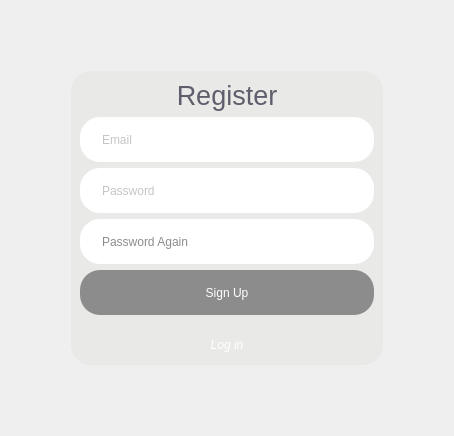
<?xml version="1.0" encoding="UTF-8"?>
<ui version="4.0">
 <class>Form</class>
 <widget class="QWidget" name="Form">
  <property name="geometry">
   <rect>
    <x>0</x>
    <y>0</y>
    <width>454</width>
    <height>429</height>
   </rect>
  </property>
  <property name="windowTitle">
   <string>Form</string>
  </property>
  <property name="styleSheet">
   <string notr="true">QWidget#centralwidget{
	background-color: rgb(39, 44, 54);
}

QFrame#frame{
	margin: 60px;
	border-radius: 20px;
	background-color: rgba(225, 228, 221, 120)
}

QLineEdit{
	min-height: 45px;
	border-radius: 20px;
	background-color: #FFFFFF;
	padding-left: 20px;
	color: rgb(140, 140, 140);
}

QLineEdit:hover{
	border: 2px solid rgb(139, 142, 139);
}

QPushButton#signup_button{
	min-height: 45px;
	border-radius: 20px;
	background-color: rgb(140, 140, 140);
	color: #FFFFFF;
}

QPushButton#signup_button:hover{
	border: 2px solid rgb(255, 255, 255);
}

QCheckBox{
	font-size: 10px;
	color: #FFFFFF;
}

QLabel{
	color: rgb(95, 94, 108);
}

QPushButton#login_button{
	border: 0px;
	color: #FFFFFF;
}

</string>
  </property>
  <layout class="QGridLayout" name="gridLayout">
   <item row="0" column="0">
    <widget class="QFrame" name="frame">
     <property name="styleSheet">
      <string notr="true"/>
     </property>
     <property name="frameShape">
      <enum>QFrame::NoFrame</enum>
     </property>
     <property name="frameShadow">
      <enum>QFrame::Raised</enum>
     </property>
     <layout class="QVBoxLayout" name="verticalLayout">
      <item>
       <widget class="QLabel" name="label_2">
        <property name="maximumSize">
         <size>
          <width>16777215</width>
          <height>40</height>
         </size>
        </property>
        <property name="text">
         <string>&lt;html&gt;&lt;head/&gt;&lt;body&gt;&lt;p&gt;&lt;span style=&quot; font-size:20pt;&quot;&gt;Register&lt;/span&gt;&lt;/p&gt;&lt;/body&gt;&lt;/html&gt;</string>
        </property>
        <property name="alignment">
         <set>Qt::AlignCenter</set>
        </property>
       </widget>
      </item>
      <item>
       <widget class="QLineEdit" name="lineEdit">
        <property name="placeholderText">
         <string>Email</string>
        </property>
       </widget>
      </item>
      <item>
       <widget class="QLineEdit" name="lineEdit_2">
        <property name="placeholderText">
         <string>Password</string>
        </property>
       </widget>
      </item>
      <item>
       <widget class="QLineEdit" name="lineEdit_3">
        <property name="text">
         <string>Password Again</string>
        </property>
        <property name="placeholderText">
         <string>Password</string>
        </property>
       </widget>
      </item>
      <item>
       <widget class="QPushButton" name="signup_button">
        <property name="text">
         <string>Sign Up</string>
        </property>
       </widget>
      </item>
      <item>
       <widget class="QFrame" name="bottom_frame">
        <property name="minimumSize">
         <size>
          <width>0</width>
          <height>35</height>
         </size>
        </property>
        <property name="maximumSize">
         <size>
          <width>16777215</width>
          <height>20</height>
         </size>
        </property>
        <property name="frameShape">
         <enum>QFrame::NoFrame</enum>
        </property>
        <property name="frameShadow">
         <enum>QFrame::Raised</enum>
        </property>
        <layout class="QHBoxLayout" name="horizontalLayout_2">
         <property name="spacing">
          <number>0</number>
         </property>
         <property name="leftMargin">
          <number>0</number>
         </property>
         <property name="topMargin">
          <number>0</number>
         </property>
         <property name="rightMargin">
          <number>0</number>
         </property>
         <property name="bottomMargin">
          <number>0</number>
         </property>
         <item>
          <widget class="QPushButton" name="login_button">
           <property name="font">
            <font>
             <italic>true</italic>
            </font>
           </property>
           <property name="text">
            <string>Log in</string>
           </property>
          </widget>
         </item>
        </layout>
       </widget>
      </item>
     </layout>
    </widget>
   </item>
  </layout>
 </widget>
 <resources/>
 <connections/>
</ui>
